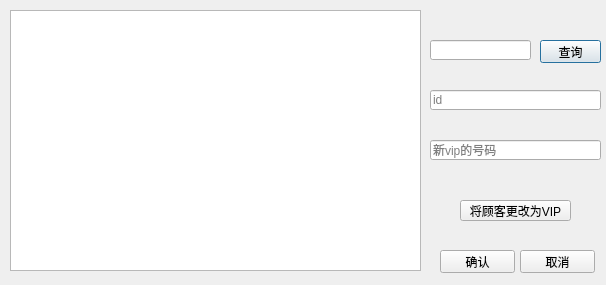
<?xml version="1.0" encoding="UTF-8"?>
<ui version="4.0">
 <class>Dialog_addvip</class>
 <widget class="QDialog" name="Dialog_addvip">
  <property name="geometry">
   <rect>
    <x>0</x>
    <y>0</y>
    <width>606</width>
    <height>285</height>
   </rect>
  </property>
  <property name="windowTitle">
   <string>Dialog</string>
  </property>
  <widget class="QTableView" name="tableView">
   <property name="geometry">
    <rect>
     <x>10</x>
     <y>10</y>
     <width>411</width>
     <height>261</height>
    </rect>
   </property>
  </widget>
  <widget class="QLineEdit" name="lineEdit">
   <property name="geometry">
    <rect>
     <x>430</x>
     <y>90</y>
     <width>171</width>
     <height>20</height>
    </rect>
   </property>
   <property name="placeholderText">
    <string>id</string>
   </property>
  </widget>
  <widget class="QPushButton" name="pushButton">
   <property name="geometry">
    <rect>
     <x>540</x>
     <y>40</y>
     <width>61</width>
     <height>23</height>
    </rect>
   </property>
   <property name="text">
    <string>查询</string>
   </property>
  </widget>
  <widget class="QPushButton" name="pushButton_2">
   <property name="geometry">
    <rect>
     <x>460</x>
     <y>200</y>
     <width>111</width>
     <height>21</height>
    </rect>
   </property>
   <property name="text">
    <string>将顾客更改为VIP</string>
   </property>
  </widget>
  <widget class="QPushButton" name="pushButton_4">
   <property name="geometry">
    <rect>
     <x>520</x>
     <y>250</y>
     <width>75</width>
     <height>23</height>
    </rect>
   </property>
   <property name="text">
    <string>取消</string>
   </property>
  </widget>
  <widget class="QLineEdit" name="lineEdit_2">
   <property name="geometry">
    <rect>
     <x>430</x>
     <y>140</y>
     <width>171</width>
     <height>20</height>
    </rect>
   </property>
   <property name="placeholderText">
    <string>新vip的号码</string>
   </property>
  </widget>
  <widget class="QLineEdit" name="lineEdit_3">
   <property name="geometry">
    <rect>
     <x>430</x>
     <y>40</y>
     <width>101</width>
     <height>20</height>
    </rect>
   </property>
  </widget>
  <widget class="QPushButton" name="pushButton_5">
   <property name="geometry">
    <rect>
     <x>440</x>
     <y>250</y>
     <width>75</width>
     <height>23</height>
    </rect>
   </property>
   <property name="text">
    <string>确认</string>
   </property>
  </widget>
 </widget>
 <resources/>
 <connections/>
</ui>
